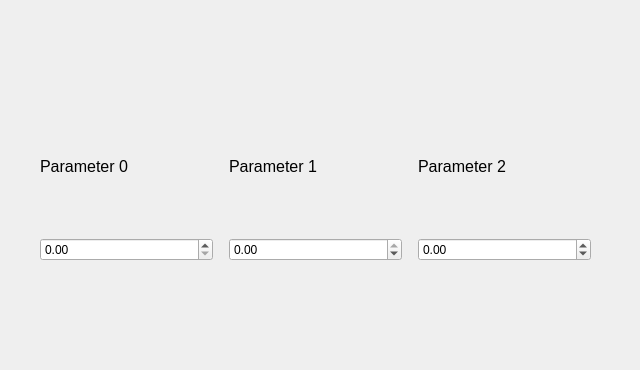
            <widget class="QWidget" name="tab_bjt">
             <property name="font">
              <font>
               <pointsize>9</pointsize>
              </font>
             </property>
             <attribute name="title">
              <string>Bipolar Junction Transistor</string>
             </attribute>
             <widget class="QWidget" name="gridLayoutWidget_2">
              <property name="geometry">
               <rect>
                <x>0</x>
                <y>0</y>
                <width>631</width>
                <height>361</height>
               </rect>
              </property>
              <layout class="QGridLayout" name="grid_layout_tab_bjt">
               <item row="2" column="2">
                <spacer name="horizontalSpacer_5">
                 <property name="orientation">
                  <enum>Qt::Horizontal</enum>
                 </property>
                 <property name="sizeType">
                  <enum>QSizePolicy::Maximum</enum>
                 </property>
                 <property name="sizeHint" stdset="0">
                  <size>
                   <width>10</width>
                   <height>10</height>
                  </size>
                 </property>
                </spacer>
               </item>
               <item row="1" column="5">
                <widget class="QLabel" name="label_8">
                 <property name="font">
                  <font>
                   <pointsize>12</pointsize>
                  </font>
                 </property>
                 <property name="text">
                  <string>Parameter 2</string>
                 </property>
                </widget>
               </item>
               <item row="0" column="5">
                <spacer name="verticalSpacer_14">
                 <property name="orientation">
                  <enum>Qt::Vertical</enum>
                 </property>
                 <property name="sizeType">
                  <enum>QSizePolicy::Minimum</enum>
                 </property>
                 <property name="sizeHint" stdset="0">
                  <size>
                   <width>20</width>
                   <height>100</height>
                  </size>
                 </property>
                </spacer>
               </item>
               <item row="1" column="1">
                <widget class="QLabel" name="label_6">
                 <property name="font">
                  <font>
                   <pointsize>12</pointsize>
                  </font>
                 </property>
                 <property name="text">
                  <string>Parameter 0</string>
                 </property>
                </widget>
               </item>
               <item row="1" column="3">
                <widget class="QLabel" name="label_7">
                 <property name="font">
                  <font>
                   <pointsize>12</pointsize>
                  </font>
                 </property>
                 <property name="text">
                  <string>Parameter 1</string>
                 </property>
                </widget>
               </item>
               <item row="2" column="4">
                <spacer name="horizontalSpacer_8">
                 <property name="orientation">
                  <enum>Qt::Horizontal</enum>
                 </property>
                 <property name="sizeType">
                  <enum>QSizePolicy::Maximum</enum>
                 </property>
                 <property name="sizeHint" stdset="0">
                  <size>
                   <width>10</width>
                   <height>10</height>
                  </size>
                 </property>
                </spacer>
               </item>
               <item row="3" column="5">
                <spacer name="verticalSpacer_13">
                 <property name="orientation">
                  <enum>Qt::Vertical</enum>
                 </property>
                 <property name="sizeType">
                  <enum>QSizePolicy::Minimum</enum>
                 </property>
                 <property name="sizeHint" stdset="0">
                  <size>
                   <width>20</width>
                   <height>100</height>
                  </size>
                 </property>
                </spacer>
               </item>
               <item row="1" column="0">
                <spacer name="horizontalSpacer_3">
                 <property name="orientation">
                  <enum>Qt::Horizontal</enum>
                 </property>
                 <property name="sizeType">
                  <enum>QSizePolicy::Minimum</enum>
                 </property>
                 <property name="sizeHint" stdset="0">
                  <size>
                   <width>40</width>
                   <height>20</height>
                  </size>
                 </property>
                </spacer>
               </item>
               <item row="2" column="5">
                <widget class="QDoubleSpinBox" name="spin_box_BJT_2">
                 <property name="minimum">
                  <double>-1.000000000000000</double>
                 </property>
                 <property name="maximum">
                  <double>1.000000000000000</double>
                 </property>
                 <property name="singleStep">
                  <double>0.010000000000000</double>
                 </property>
                </widget>
               </item>
               <item row="2" column="3">
                <widget class="QDoubleSpinBox" name="spin_box_BJT_1">
                 <property name="minimum">
                  <double>-99.989999999999995</double>
                 </property>
                 <property name="maximum">
                  <double>0.000000000000000</double>
                 </property>
                 <property name="singleStep">
                  <double>1.000000000000000</double>
                 </property>
                </widget>
               </item>
               <item row="2" column="1">
                <widget class="QDoubleSpinBox" name="spin_box_BJT_0"/>
               </item>
               <item row="1" column="6">
                <spacer name="horizontalSpacer_4">
                 <property name="orientation">
                  <enum>Qt::Horizontal</enum>
                 </property>
                 <property name="sizeType">
                  <enum>QSizePolicy::Minimum</enum>
                 </property>
                 <property name="sizeHint" stdset="0">
                  <size>
                   <width>40</width>
                   <height>20</height>
                  </size>
                 </property>
                </spacer>
               </item>
              </layout>
             </widget>
            </widget>
